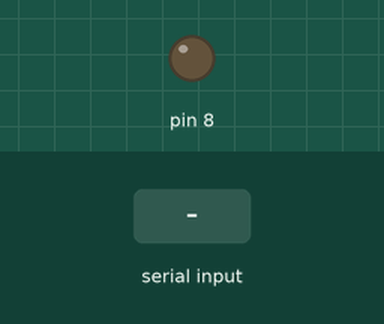
A sketch run on a simulated Arduino Uno, built with avr-gcc and run on an emulated ATmega328P. On the bench: output pins drawn as LEDs (lit = HIGH). Inputs (shaded band) come from the test bench.

Above: at 1.2 s.
1.3 s: "c" received over Serial
At 1.9 s:
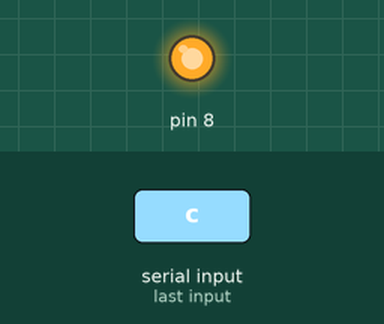
Timing chart, 0 to 4.3 s (numbered marks = the images above; inputs shaded):
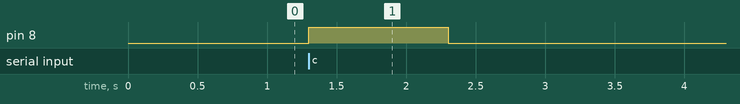

Measured:
- after the input at 1.3 s, pin 8: LOW → HIGH at once, → LOW 1.0 s later

The sketch:

sketch_jun12a.ino
```cpp
void setup()
{
  pinMode(8,OUTPUT);
  Serial.begin(9600);
}
void loop()
{
  while((Serial.available()>0)&&(Serial.read()=='c'))
  {
    digitalWrite(8,HIGH);
   delay(1000);
   digitalWrite(8,LOW);
   delay(1000);

  }


}
```
